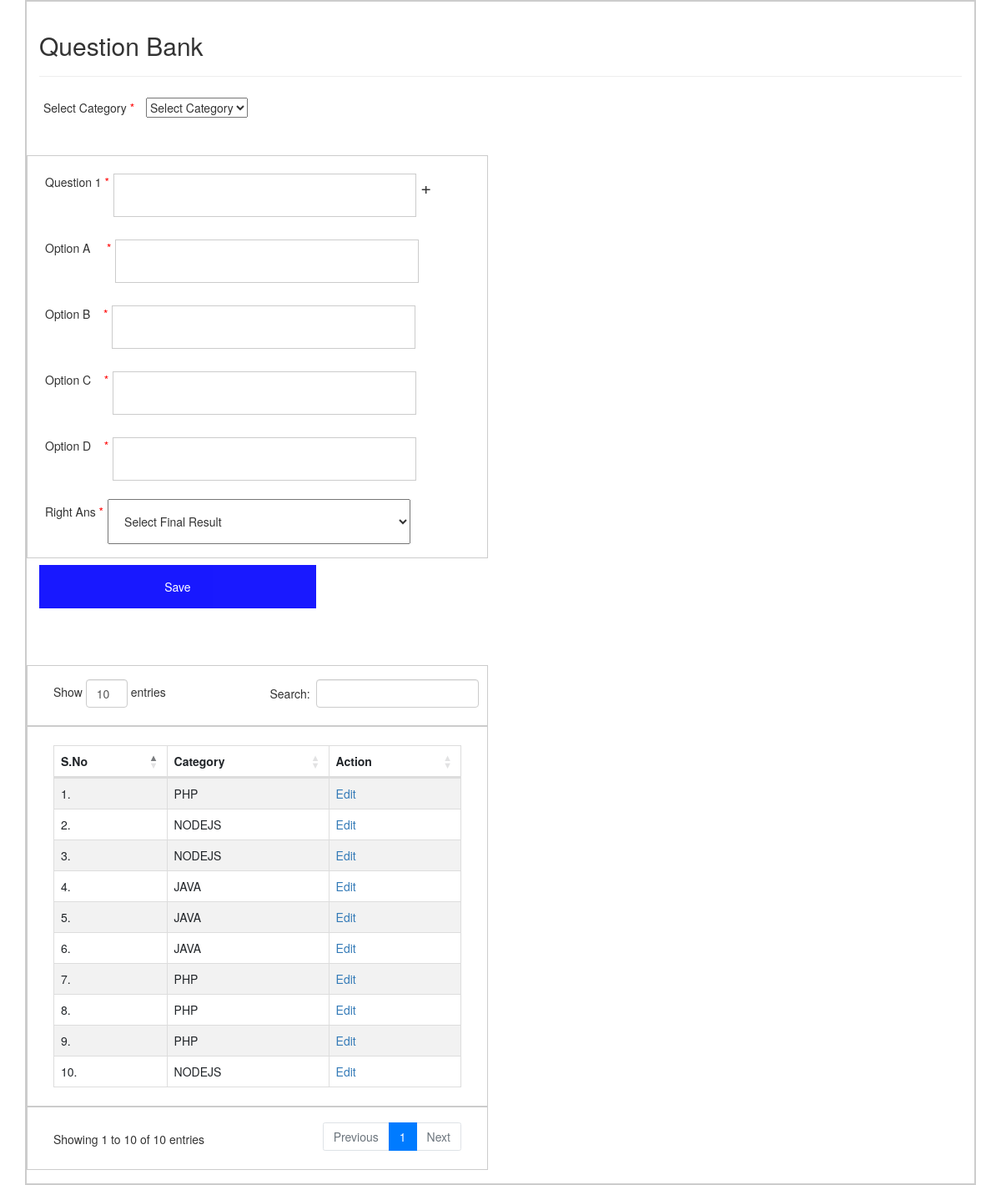
Screenshot of /interview-test/index.php with the database file from the repository.
### tables this page shows
CREATE TABLE `question_bank` (
  `id` int(11) NOT NULL,
  `category_id` int(11) NOT NULL,
  `question` varchar(500) DEFAULT NULL,
  `option_a` varchar(300) DEFAULT NULL,
  `option_b` varchar(300) DEFAULT NULL,
  `option_c` varchar(300) DEFAULT NULL,
  `option_d` varchar(300) DEFAULT NULL,
  `update_date` datetime NOT NULL DEFAULT current_timestamp(),
  `created_date` datetime NOT NULL DEFAULT current_timestamp(),
  `status` int(11) NOT NULL DEFAULT 1,
  `final_result` varchar(20) NOT NULL
);

CREATE TABLE `test_category_details` (
  `id` int(11) NOT NULL,
  `category` varchar(250) DEFAULT NULL,
  `status` tinyint(1) NOT NULL DEFAULT 1,
  `created_date` datetime NOT NULL DEFAULT current_timestamp(),
  `update_date` datetime NOT NULL DEFAULT current_timestamp()
);

### interview-test/functions.php (called while the page is built, shortened)
<?php
function get_question_banks_details($conn){
	$sql = "SELECT * FROM question_bank join test_category_details on test_category_details.id =question_bank.category_id";
	$result = $conn->query($sql);
	$data = array();
	if ($result->num_rows > 0) {
	  while($row = $result->fetch_assoc()) {
		$data[] = $row;
	  }
	} else {
	  echo "0 results";
	}
	return $data;
}

### interview-test/index.php (the view, shortened to what this page needs)
<?php
 require("dbconnection.php");
 require("functions.php");
 $question_bank_list = get_question_banks_details($conn);
?>
<!DOCTYPE html>
<head>
</head>
<html>
</head>
<body>
  <div class="container">
  <h2>Question Bank</h2>
	<hr>
	<form method = "POST" action = "<?php echo htmlspecialchars($_SERVER["PHP_SELF"]);?>">
	<div class="col1">Select Category <span style="color:red;">*</span></div>
	<div class="col1">
	<select name="category" id="category" required>
	<option value="" disabled selected>Select Category</option>
	</select>
	</div>
	<br><br><br>
	<div class="row">
	<div class="col1">Question 1 <span style="color:red;">*</span></div>
    <input type="text"  name="interview[]['question']" id="question_0" required>
	<div class="col1" id="addnew" style="font-size:22px;">+</div>
<br>
	<div class="col1">Option A &nbsp;&nbsp;&nbsp; <span style="color:red;">*</span></div>
    <input type="text"  name="interview[0]['option_a']" id="option_a_0" required>
	<br>
	<div class="col1">Option B &nbsp;&nbsp;&nbsp;<span style="color:red;">*</span></div>
    <input type="text"  name="interview[0]['option_b']" id="option_b_0" required>
	<br>
	<div class="col1">Option C &nbsp;&nbsp;&nbsp;<span style="color:red;">*</span></div>
    <input type="text"  name="interview[0]['option_c']" id="option_c_0" required>
	<br>
	<div class="col1">Option D &nbsp;&nbsp;&nbsp;<span style="color:red;">*</span></div>
    <input type="text"  name="interview[0]['option_d']" id="option_d_0" required><br>
	<div class="col1"> Right Ans <span style="color:red;">*</span></div>
	<select name="interview[0]['right_ans']" id="right_ans_0" class="right_class" required>
		<option value="" disabled selected>Select Final Result</option>
	</select>
	<br>
	</div>
	    <button type="submit" class="registerbtn" name="submit">Save</button>
	</form>
  <br><br><br>
  <table id="question_bank_table" class="table table-striped table-bordered" style="width:100%">
        <thead>
            <tr>
                <th>S.No</th>
                <th>Category</th>
                <th>Action</th>
				</tr>
        </thead>
        <tbody>
		<?php $i= 1;  foreach ($question_bank_list as $value) {?>
            <tr>
                <td><?php echo $i."."; ?></td>
                <td><?php echo $value['category']; ?></td>
                <td><a href="#">Edit</a></td>
            </tr>
		<?php $i++; } ?>
		</tbody>
    </table>
  </div>
</body>
 <link rel="stylesheet" href="https://cdn.datatables.net/1.10.24/css/dataTables.bootstrap4.min.css">
 <link rel="stylesheet" href="https://cdnjs.cloudflare.com/ajax/libs/twitter-bootstrap/4.5.2/css/bootstrap.css">
  <link rel="stylesheet" href="https://maxcdn.bootstrapcdn.com/bootstrap/3.4.1/css/bootstrap.min.css">

### interview-test/index.php (style rules this page uses)
.container { padding: 16px; background-color: white; border:2px solid #ccc; }
.row { padding: 16px; background-color: white; border:1px solid #ccc; width: 50%; }
input[type=text] { width: 70%; padding: 15px; margin: 5px 0 22px 0; display: inline-block; border: none; border:1px solid #ccc; }
.right_class { width: 70%; padding: 15px; }
hr { border: 1px solid #f1f1f1; margin-bottom: 25px; }
.registerbtn { background-color: blue; color: white; padding: 16px 20px; margin: 8px 0; border: none; cursor: pointer; width: 30%; opacity: 0.9; }
.col1 { display: inline-block; padding: 5px; }

### rows the page displays
question_bank: test_category_details.category "PHP"
question_bank: test_category_details.category "NODEJS"
question_bank: test_category_details.category "NODEJS"
question_bank: test_category_details.category "JAVA"
question_bank: test_category_details.category "JAVA"
question_bank: test_category_details.category "JAVA"
question_bank: test_category_details.category "PHP"
question_bank: test_category_details.category "PHP"
question_bank: test_category_details.category "PHP"
question_bank: test_category_details.category "NODEJS"
